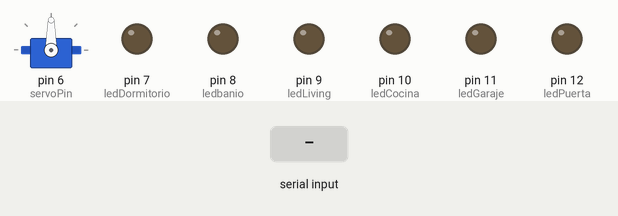
Bench run of a sketch on a simulated Arduino Uno, built with avr-gcc and run on an emulated ATmega328P. On the bench: servo, output pins drawn as LEDs (lit = HIGH). The inputs (shaded band) are chosen by the test bench.

Above: at 1.2 s.
1.3 s: "A" received over Serial
At 1.6 s:
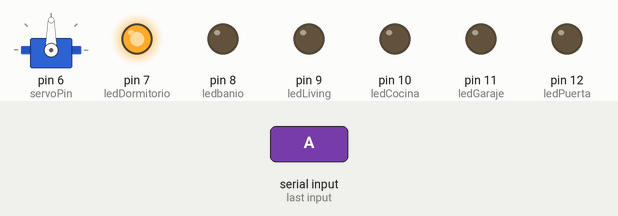
2.8 s: byte 68 ('D') received over Serial
At 3.9 s:
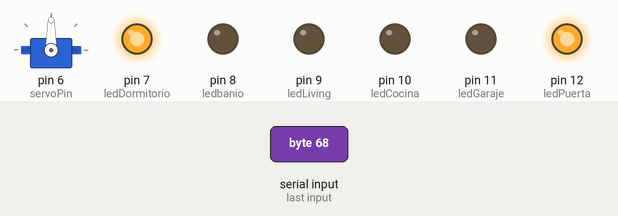
4.3 s: "a" received over Serial
At 5.1 s:
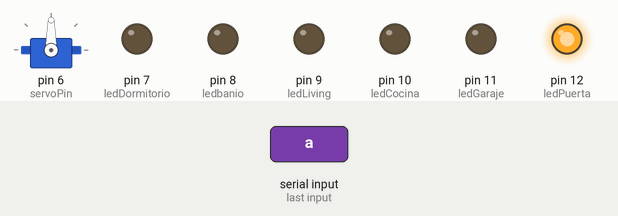
5.8 s: "B" received over Serial
At 6.2 s:
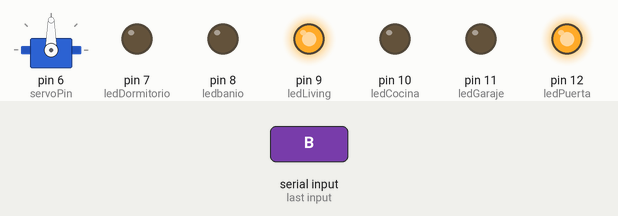
7.3 s: byte 100 ('d') received over Serial
At 8.5 s:
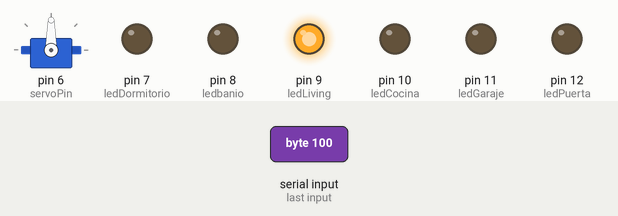
8.8 s: "C" received over Serial
At 9.7 s:
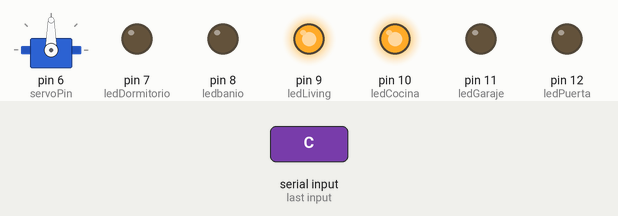
Timing chart, 0 to 11.3 s (numbered marks = the images above; inputs shaded):
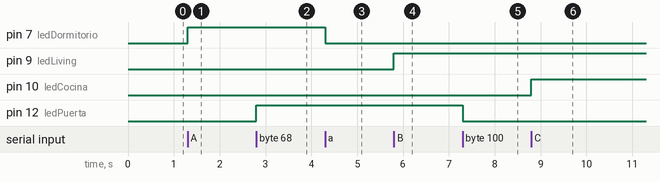

Measured:
- after the input at 1.3 s, pin 7 (ledDormitorio): LOW → HIGH at once
- after the input at 2.8 s, pin 12 (ledPuerta): LOW → HIGH at once
- after the input at 4.3 s, pin 7 (ledDormitorio): HIGH → LOW at once
- after the input at 5.8 s, pin 9 (ledLiving): LOW → HIGH at once
- after the input at 7.3 s, pin 12 (ledPuerta): HIGH → LOW at once
- after the input at 8.8 s, pin 10 (ledCocina): LOW → HIGH at once

The sketch:

Arduino.cc.ino
```cpp
#include <Servo.h>
//

Servo servoMotor;  // Define el objeto servo

int servoPin = 6;
int ledDormitorio = 7;
int ledLiving = 9;
int ledCocina = 10;
int ledbanio = 8;
int ledGaraje = 11;
int ledPuerta = 12;


bool garageAbierto = false;  // Variable para controlar el estado del garaje

void setup() {
  servoMotor.attach(servoPin);  // Asigna el pin del servo al objeto servo

  pinMode(ledDormitorio, OUTPUT);
  pinMode(ledLiving, OUTPUT);
  pinMode(ledbanio, OUTPUT);
  pinMode(ledCocina, OUTPUT);
  pinMode(ledGaraje, OUTPUT);
  pinMode(ledPuerta, OUTPUT);


  Serial.begin(9600);  // Inicializa la comunicación serial
}

void loop() {
  if (Serial.available() > 0) {
    char command = Serial.read();

    switch(command) {
      case 'A':
        digitalWrite(ledDormitorio, HIGH);  // Enciende el LED del dormitorio
        break;
      case 'a':
        digitalWrite(ledDormitorio, LOW);  // Apaga el LED del dormitorio
        break;
      case 'B':
        digitalWrite(ledLiving, HIGH);  // Enciende el LED del living
        break;
      case 'b':
        digitalWrite(ledLiving, LOW);  // Apaga el LED del living
        break;
      case 'C':
        digitalWrite(ledCocina, HIGH);  // Enciende el LED de la cocina
        break;
      case 'c':
        digitalWrite(ledCocina, LOW);  // Apaga el LED de la cocina
        break;
      case 'F':
        digitalWrite(ledbanio,HIGH);
        break;
      case 'f':
        digitalWrite(ledbanio, LOW);
        break;
      case 'E':
        if (!garageAbierto) {
          servoMotor.write(90);  // Abre el garaje
          garageAbierto = true;
        }
        digitalWrite(ledGaraje, LOW);
        break;
      case 'e':
        if (garageAbierto) {
          servoMotor.write(0);   // Cierra el garaje
          garageAbierto = false;
        }
        digitalWrite(ledGaraje, HIGH);
        break;
      case 'D':
        digitalWrite(ledPuerta, HIGH);  // Enciende el LED de la puerta
        break;
      case 'd':
        digitalWrite(ledPuerta, LOW);  // Apaga el LED de la puerta
        break;
    }
  }
}
```
